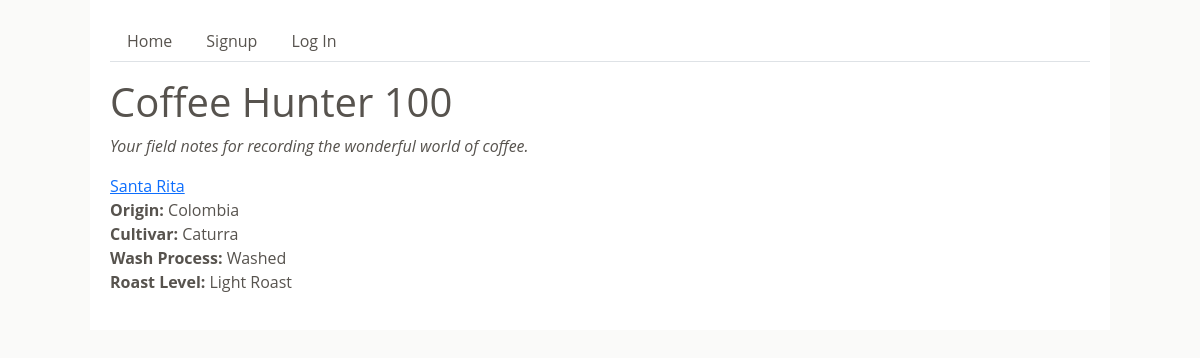
Before: / with the older database file.
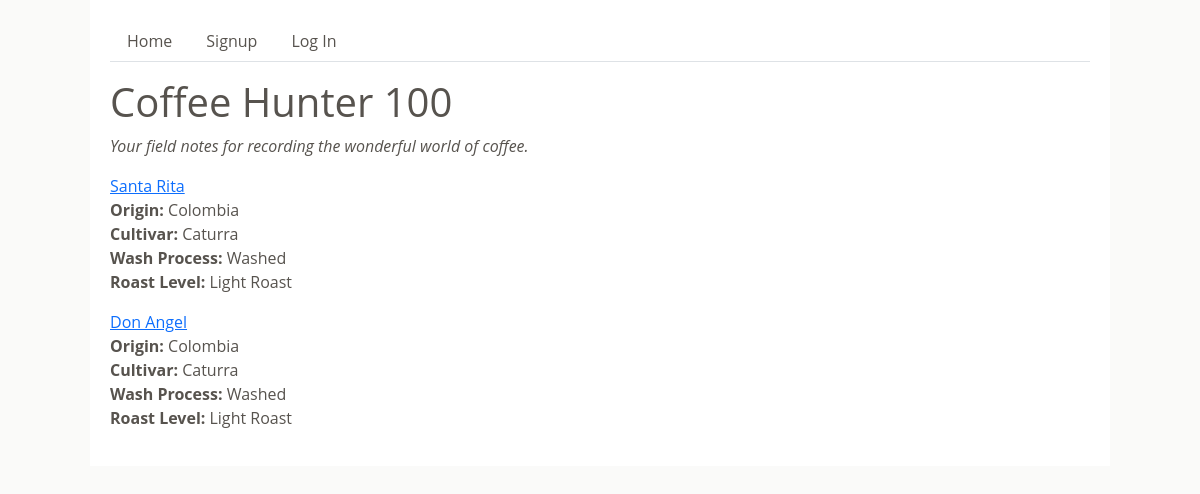
After: the same page with the newer database file.
### ch_100_app/models.py (models this page shows, shortened)
class Bean(db.Model):
    id = db.Column(db.Integer, primary_key=True)
    name = db.Column(db.String(60), nullable=False)
    origin = db.Column(db.String(100), nullable=False)
    cultivar = db.Column(db.String(60))
    wash_process = db.Column(db.Enum(WashProcess), nullable=False)
    roast_level = db.Column(db.Enum(RoastLevel), nullable=False)
    notes = db.relationship("Note", back_populates="bean")

### ch_100_app/main/routes.py (the view)
@main.route("/")
def homepage():
    beans = Bean.query.all()
    return render_template("home.html", beans=beans)

### ch_100_app/utils.py (called while the page is built)
    def __str__(self):
        return str(self.value)

### ch_100_app/templates/home.html (shortened to what this page needs)
{% extends 'base.html' %}
{% block content %}
<h1>Coffee Hunter 100</h1>
<p><em>Your field notes for recording the wonderful world of coffee.</em></p>
{% for bean in beans %}
<div class="bean">
    <a href="/bean/{{ bean.id }}">{{ bean.name }}</a>
    <p><strong>Origin:</strong> {{ bean.origin }}</p>
    <p><strong>Cultivar:</strong> {{ bean.cultivar }}</p>
    <p><strong>Wash Process:</strong> {{ bean.wash_process }}</p>
    <p><strong>Roast Level:</strong> {{ bean.roast_level }}</p>
</div>
{% endfor %}
{% endblock %}

### ch_100_app/templates/base.html (shortened to what this page needs)
<!DOCTYPE html>
<html lang="en">
  <head>
    <link
      href="https://cdn.jsdelivr.net/npm/bootstrap@5.3.3/dist/css/bootstrap.min.css"
      rel="stylesheet"
    />
    <link rel="stylesheet" href="/static/style.css" />
  </head>
  <body>
    <div id="base-content">
      <ul class="nav nav-tabs">
        <li>
          <a class="nav-link" href="/">Home</a>
        </li>
        {% if current_user.is_authenticated %}
        <li class="nav-item">
          <a class="nav-link" href="/new_bean">New Bean</a>
        </li>
        <li class="nav-item">
          <a class="nav-link" href="/new_note">New Note</a>
        </li>
        <li class="nav-item">
          <a class="nav-link" href="/logout">Log Out</a>
        </li>
        {% else %}
        <li class="nav-item">
          <a class="nav-link" href="/signup">Signup</a>
        </li>
        <li class="nav-item">
          <a class="nav-link" href="/login">Log In</a>
        </li>
        {% endif %}
      </ul>
       {% block content %} {% endblock %}
    </div>
  </body>
</html>

### ch_100_app/static/style.css (style rules this page uses)
body { display: flex; flex-direction: column; align-items: center; background-color: #fafaf9; }
#base-content { font-family: 'Open Sans', sans-serif; color: #57534e; width: 85%; background-color: white; padding: 20px; }
.nav { margin-bottom: 1rem; }
.nav-link { color: #57534e; }
.bean p:not(:last-child) { margin-bottom: 0; }

Changed rows visible on the page:
added Bean: name "Don Angel", origin "Colombia", cultivar "Caturra", wash_process "Washed", roast_level "Light Roast"
